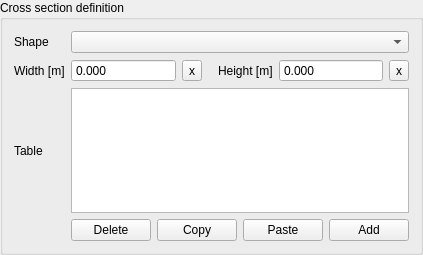
            <widget class="QGroupBox" name="grp_characteristics_def">
             <property name="locale">
              <locale language="English" country="UnitedStates"/>
             </property>
             <property name="inputMethodHints">
              <set>Qt::ImhNone</set>
             </property>
             <property name="title">
              <string>Cross section definition</string>
             </property>
             <layout class="QGridLayout" name="gridLayout_3">
              <item row="3" column="2">
               <widget class="QToolButton" name="cross_section_width_clear">
                <property name="text">
                 <string>x</string>
                </property>
               </widget>
              </item>
              <item row="4" column="1" colspan="5">
               <widget class="QTableWidget" name="cross_section_table_widget">
                <property name="minimumSize">
                 <size>
                  <width>0</width>
                  <height>125</height>
                 </size>
                </property>
                <property name="font">
                 <font>
                  <pointsize>8</pointsize>
                 </font>
                </property>
                <property name="inputMethodHints">
                 <set>Qt::ImhDigitsOnly</set>
                </property>
                <property name="verticalScrollBarPolicy">
                 <enum>Qt::ScrollBarAsNeeded</enum>
                </property>
                <property name="sizeAdjustPolicy">
                 <enum>QAbstractScrollArea::AdjustToContents</enum>
                </property>
                <property name="selectionBehavior">
                 <enum>QAbstractItemView::SelectRows</enum>
                </property>
                <attribute name="verticalHeaderDefaultSectionSize">
                 <number>21</number>
                </attribute>
               </widget>
              </item>
              <item row="4" column="0">
               <widget class="QLabel" name="cross_section_table_label">
                <property name="text">
                 <string>Table</string>
                </property>
               </widget>
              </item>
              <item row="3" column="0">
               <widget class="QLabel" name="cross_section_width_label">
                <property name="locale">
                 <locale language="English" country="UnitedStates"/>
                </property>
                <property name="inputMethodHints">
                 <set>Qt::ImhNone</set>
                </property>
                <property name="text">
                 <string>Width [m]</string>
                </property>
                <property name="alignment">
                 <set>Qt::AlignLeading|Qt::AlignLeft|Qt::AlignVCenter</set>
                </property>
               </widget>
              </item>
              <item row="1" column="0">
               <widget class="QLabel" name="label_5">
                <property name="locale">
                 <locale language="English" country="UnitedStates"/>
                </property>
                <property name="inputMethodHints">
                 <set>Qt::ImhNone</set>
                </property>
                <property name="text">
                 <string>Shape</string>
                </property>
                <property name="alignment">
                 <set>Qt::AlignLeading|Qt::AlignLeft|Qt::AlignVCenter</set>
                </property>
               </widget>
              </item>
              <item row="3" column="4">
               <widget class="QDoubleSpinBox" name="cross_section_height">
                <property name="sizePolicy">
                 <sizepolicy hsizetype="Expanding" vsizetype="Fixed">
                  <horstretch>0</horstretch>
                  <verstretch>0</verstretch>
                 </sizepolicy>
                </property>
                <property name="buttonSymbols">
                 <enum>QAbstractSpinBox::NoButtons</enum>
                </property>
                <property name="decimals">
                 <number>3</number>
                </property>
                <property name="maximum">
                 <double>1000000.000000000000000</double>
                </property>
               </widget>
              </item>
              <item row="1" column="1" colspan="5">
               <widget class="QComboBox" name="cross_section_shape">
                <property name="sizePolicy">
                 <sizepolicy hsizetype="MinimumExpanding" vsizetype="Fixed">
                  <horstretch>0</horstretch>
                  <verstretch>0</verstretch>
                 </sizepolicy>
                </property>
                <property name="locale">
                 <locale language="English" country="UnitedStates"/>
                </property>
                <property name="inputMethodHints">
                 <set>Qt::ImhNone</set>
                </property>
                <property name="editable">
                 <bool>false</bool>
                </property>
               </widget>
              </item>
              <item row="3" column="3">
               <widget class="QLabel" name="cross_section_height_label">
                <property name="locale">
                 <locale language="English" country="UnitedStates"/>
                </property>
                <property name="inputMethodHints">
                 <set>Qt::ImhNone</set>
                </property>
                <property name="text">
                 <string>Height [m]</string>
                </property>
                <property name="alignment">
                 <set>Qt::AlignLeading|Qt::AlignLeft|Qt::AlignVCenter</set>
                </property>
                <property name="indent">
                 <number>10</number>
                </property>
               </widget>
              </item>
              <item row="3" column="5">
               <widget class="QToolButton" name="cross_section_height_clear">
                <property name="text">
                 <string>x</string>
                </property>
               </widget>
              </item>
              <item row="3" column="1">
               <widget class="QDoubleSpinBox" name="cross_section_width">
                <property name="sizePolicy">
                 <sizepolicy hsizetype="MinimumExpanding" vsizetype="Fixed">
                  <horstretch>0</horstretch>
                  <verstretch>0</verstretch>
                 </sizepolicy>
                </property>
                <property name="buttonSymbols">
                 <enum>QAbstractSpinBox::NoButtons</enum>
                </property>
                <property name="decimals">
                 <number>3</number>
                </property>
                <property name="maximum">
                 <double>1000000.000000000000000</double>
                </property>
               </widget>
              </item>
              <item row="5" column="1" colspan="5">
               <layout class="QHBoxLayout" name="horizontalLayout">
                <property name="bottomMargin">
                 <number>0</number>
                </property>
                <item>
                 <widget class="QPushButton" name="cross_section_table_delete">
                  <property name="toolTip">
                   <string>Delete selected rows</string>
                  </property>
                  <property name="text">
                   <string>Delete</string>
                  </property>
                 </widget>
                </item>
                <item>
                 <widget class="QPushButton" name="cross_section_table_copy">
                  <property name="text">
                   <string>Copy</string>
                  </property>
                 </widget>
                </item>
                <item>
                 <widget class="QPushButton" name="cross_section_table_paste">
                  <property name="toolTip">
                   <string>Paste rows from clipboard</string>
                  </property>
                  <property name="text">
                   <string>Paste</string>
                  </property>
                 </widget>
                </item>
                <item>
                 <widget class="QPushButton" name="cross_section_table_add">
                  <property name="toolTip">
                   <string>Add new row</string>
                  </property>
                  <property name="text">
                   <string>Add</string>
                  </property>
                 </widget>
                </item>
               </layout>
              </item>
             </layout>
            </widget>
